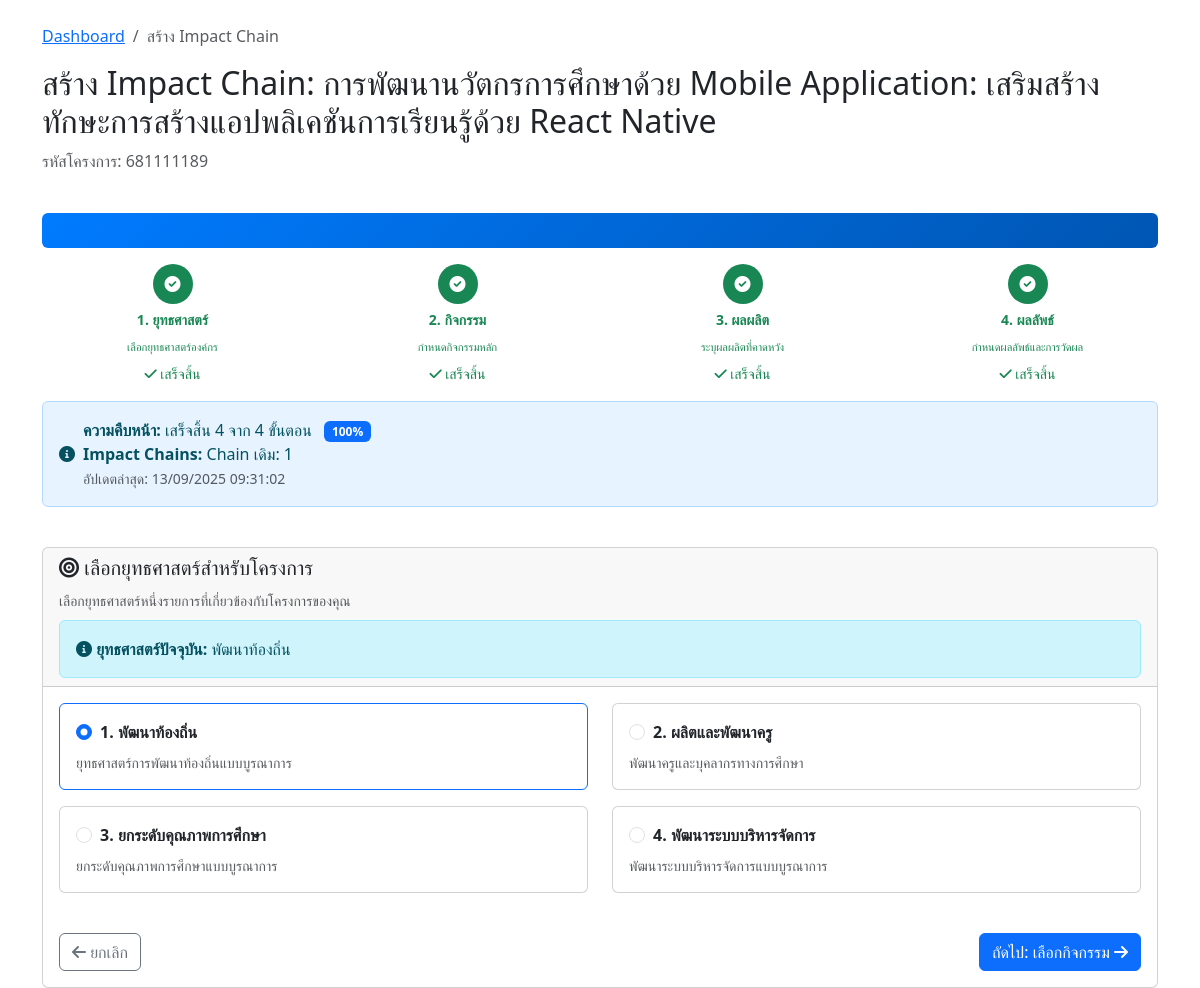
Screenshot of /impact-chain/step1-strategy.php?project_id=10 (signed in) with the database file from the repository.
### tables this page shows
CREATE TABLE `projects` (
  `id` int(11) NOT NULL,
  `project_code` varchar(50) NOT NULL COMMENT 'รหัสโครงการ',
  `name` varchar(500) NOT NULL COMMENT 'ชื่อโครงการ',
  `description` text DEFAULT NULL COMMENT 'รายละเอียดโครงการ',
  `objective` text DEFAULT NULL COMMENT 'วัตถุประสงค์โครงการ',
  `start_date` date DEFAULT NULL COMMENT 'วันที่เริ่มโครงการ',
  `end_date` date DEFAULT NULL COMMENT 'วันที่สิ้นสุดโครงการ',
  `budget` decimal(15,2) DEFAULT NULL COMMENT 'งบประมาณ',
  `organization` varchar(300) DEFAULT NULL COMMENT 'หน่วยงาน/องค์กร',
  `project_manager` varchar(200) DEFAULT NULL COMMENT 'ผู้จัดการโครงการ',
  `status` enum('incompleted','completed') DEFAULT 'incompleted' COMMENT 'สถานะโครงการ',
  `created_by` varchar(100) DEFAULT NULL COMMENT 'ผู้สร้าง',
  `created_at` timestamp NOT NULL DEFAULT current_timestamp(),
  `updated_at` timestamp NOT NULL DEFAULT current_timestamp() ON UPDATE current_timestamp(),
  `impact_chain_status` longtext DEFAULT NULL CHECK (json_valid(`impact_chain_status`)),
  `total_impact_chains` int(11) DEFAULT 0 COMMENT 'จำนวน Impact Chain ทั้งหมด',
  `current_chain_id` int(11) DEFAULT NULL COMMENT 'Impact Chain ที่กำลังทำอยู่'
);

CREATE TABLE `project_strategies` (
  `id` int(11) NOT NULL,
  `project_id` int(11) NOT NULL COMMENT 'รหัสโครงการ',
  `strategy_id` int(11) NOT NULL COMMENT 'รหัสยุทธศาสตร์',
  `created_by` varchar(100) DEFAULT NULL COMMENT 'ผู้สร้าง',
  `created_at` timestamp NOT NULL DEFAULT current_timestamp(),
  `updated_at` timestamp NOT NULL DEFAULT current_timestamp() ON UPDATE current_timestamp()
);

CREATE TABLE `strategies` (
  `strategy_id` int(11) NOT NULL,
  `strategy_code` varchar(50) NOT NULL,
  `strategy_name` varchar(255) NOT NULL,
  `description` text DEFAULT NULL,
  `created_at` timestamp NOT NULL DEFAULT current_timestamp()
);

### impact-chain/step1-strategy.php (the view, shortened to what this page needs)
<?php
require_once '../config.php';
require_once '../includes/progress_bar.php';
$project_id = isset($_GET['project_id']) ? (int)$_GET['project_id'] : 0;
$user_id = $_SESSION['user_id'];
$check_query = "SELECT * FROM projects WHERE id = ? AND created_by = ?";
$check_stmt = mysqli_prepare($conn, $check_query);
mysqli_stmt_bind_param($check_stmt, 'ii', $project_id, $user_id);
mysqli_stmt_execute($check_stmt);
$project_result = mysqli_stmt_get_result($check_stmt);
$project = mysqli_fetch_assoc($project_result);
$strategies_query = "SELECT * FROM strategies ORDER BY strategy_id ASC";
$strategies_result = mysqli_query($conn, $strategies_query);
$strategies = mysqli_fetch_all($strategies_result, MYSQLI_ASSOC);
$selected_strategies = [];
$selected_strategy_ids = [];
$selected_strategy_query = "SELECT ps.strategy_id, s.strategy_name
                           FROM project_strategies ps
                           JOIN strategies s ON ps.strategy_id = s.strategy_id
                           WHERE ps.project_id = ?";
$selected_strategy_stmt = mysqli_prepare($conn, $selected_strategy_query);
mysqli_stmt_bind_param($selected_strategy_stmt, 'i', $project_id);
mysqli_stmt_execute($selected_strategy_stmt);
$selected_strategy_result = mysqli_stmt_get_result($selected_strategy_stmt);
while ($strategy = mysqli_fetch_assoc($selected_strategy_result)) {
    $selected_strategies[] = $strategy;
    $selected_strategy_ids[] = $strategy['strategy_id'];
}
?>
<!DOCTYPE html>
<html lang="th">
<head>
    <link href="https://cdn.jsdelivr.net/npm/bootstrap@5.3.0/dist/css/bootstrap.min.css" rel="stylesheet">
    <link href="https://cdnjs.cloudflare.com/ajax/libs/font-awesome/6.0.0/css/all.min.css" rel="stylesheet">
</head>
<body>
    <div class="container mt-4">
        <div class="row mb-4">
            <div class="col-12">
                <nav aria-label="breadcrumb">
                    <ol class="breadcrumb">
                        <li class="breadcrumb-item"><a href="../dashboard.php">Dashboard</a></li>
                        <li class="breadcrumb-item active">สร้าง Impact Chain</li>
                    </ol>
                </nav>
                <h2>สร้าง Impact Chain: <?php echo htmlspecialchars($project['name']); ?></h2>
                <p class="text-muted">รหัสโครงการ: <?php echo htmlspecialchars($project['project_code']); ?></p>
            </div>
        </div>
        <div class="row">
            <div class="col-12">
                <div class="card">
                    <div class="card-header">
                        <h5><i class="fas fa-bullseye"></i> เลือกยุทธศาสตร์สำหรับโครงการ</h5>
                        <small class="text-muted">เลือกยุทธศาสตร์หนึ่งรายการที่เกี่ยวข้องกับโครงการของคุณ</small>
                        <?php if (!empty($selected_strategies)): ?>
                            <div class="mt-2">
                                <div class="alert alert-info mb-0">
                                    <i class="fas fa-info-circle"></i>
                                    <strong>ยุทธศาสตร์ปัจจุบัน:</strong>
                                    <?php echo htmlspecialchars($selected_strategies[0]['strategy_name']); ?>
                                </div>
                            </div>
                        <?php endif; ?>
                    </div>
                    <div class="card-body">
                        <form action="process-step1.php" method="POST">
                            <?php if (empty($strategies)): ?>
                                <div class="alert alert-warning">
                                    <i class="fas fa-exclamation-triangle"></i> ไม่พบข้อมูลยุทธศาสตร์ในระบบ
                                </div>
                            <?php else: ?>
                                <div class="row">
                                    <?php $counter = 1; foreach ($strategies as $strategy): ?>
                                        <div class="col-md-6 mb-3">
                                            <div class="card h-100 <?php echo in_array($strategy['strategy_id'], $selected_strategy_ids) ? 'border-primary' : ''; ?>">
                                                <div class="card-body">
                                                    <div class="form-check">
                                                        <input class="form-check-input" type="radio"
                                                            name="strategy" value="<?php echo $strategy['strategy_id']; ?>"
                                                            id="strategy_<?php echo $strategy['strategy_id']; ?>"
                                                            <?php echo in_array($strategy['strategy_id'], $selected_strategy_ids) ? 'checked' : ''; ?>>
                                                        <label class="form-check-label fw-bold" for="strategy_<?php echo $strategy['strategy_id']; ?>">
                                                            <?php echo $counter; ?>. <?php echo htmlspecialchars($strategy['strategy_name']); ?>
                                                        </label>
                                                    </div>
                                                    <?php if (!empty($strategy['description'])): ?>
                                                        <p class="card-text mt-2 text-muted small">
                                                            <?php echo htmlspecialchars($strategy['description']); ?>
                                                        </p>
                                                    <?php endif; ?>
                                                </div>
                                            </div>
                                        </div>
                                    <?php $counter++; endforeach; ?>
                                </div>
                                <div class="d-flex justify-content-between mt-4">
                                    <a href="../project-list.php" class="btn btn-outline-secondary">
                                        <i class="fas fa-arrow-left"></i> ยกเลิก
                                    </a>
                                    <button type="submit" class="btn btn-primary">
                                        ถัดไป: เลือกกิจกรรม <i class="fas fa-arrow-right"></i>
                                    </button>
                                </div>
                            <?php endif; ?>
                        </form>
                    </div>
                </div>
            </div>
        </div>
    </div>
</body>
</html>

### rows the page displays
projects: name "การพัฒนานวัตกรการศึกษาด้วย Mobile Application: เสริมสร้างทักษะการสร้างแอปพลิเคชันการเรียนรู้ด้วย React Native", project_code "681111189"
project_strategies: strategy.strategy_name "พัฒนาท้องถิ่น"
strategies: strategy_id "☑ 1. พัฒนาท้องถิ่น", strategy_name "พัฒนาท้องถิ่น", description "ยุทธศาสตร์การพัฒนาท้องถิ่นแบบบูรณาการ"
strategies: strategy_id "☐ 2. ผลิตและพัฒนาครู", strategy_name "ผลิตและพัฒนาครู", description "พัฒนาครูและบุคลากรทางการศึกษา"
strategies: strategy_id "☐ 3. ยกระดับคุณภาพการศึกษา", strategy_name "ยกระดับคุณภาพการศึกษา", description "ยกระดับคุณภาพการศึกษาแบบบูรณาการ"
strategies: strategy_id "☐ 4. พัฒนาระบบบริหารจัดการ", strategy_name "พัฒนาระบบบริหารจัดการ", description "พัฒนาระบบบริหารจัดการแบบบูรณาการ"

### other values shown
$steps[$i]['name'] "ยุทธศาสตร์"
$steps[$i]['description'] "เลือกยุทธศาสตร์องค์กร"
$steps[$i]['name'] "กิจกรรม"
$steps[$i]['description'] "กำหนดกิจกรรมหลัก"
$steps[$i]['name'] "ผลผลิต"
$steps[$i]['description'] "ระบุผลผลิตที่คาดหวัง"
$steps[$i]['name'] "ผลลัพธ์"
$steps[$i]['description'] "กำหนดผลลัพธ์และการวัดผล"
$completed_count "4"
$progress_percentage "100"
date('d/m/Y H:i:s', strtotime($status['last_updated'])) "13/09/2025 09:31:02"
